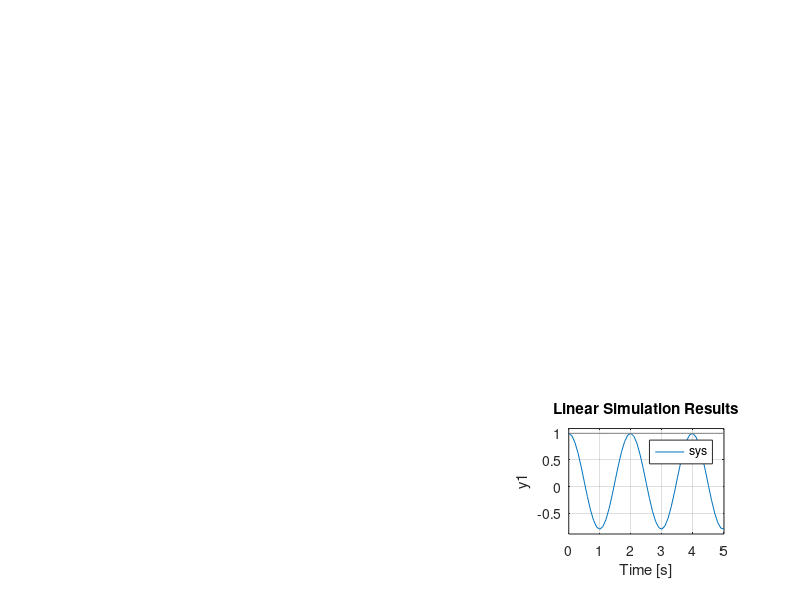

MATLAB code to generate this figure:
function ex_residue

clear all;
close all;

drawResponse(1);
drawResponse(2);
drawResponse(3);

    function drawResponse(number)
        aa=[-11 -2 0];
        c = [1 0];
        x0 = [1 0]';
        
        A = [
            0 1
            -10 aa(number)
            ];
        b = [0 1]';
        d = 0;
        t = 0:0.1:5;
        sys = ss(A,b,c,d);
        
        subplot(3,3,number);
        initial(sys,x0,t);
        
        subplot(3,3,3+number);
        step(sys,t);

        subplot(3,3,6+number);               
        u = zeros(size(t))+1;
        lsim(sys,u,t,x0);       
    end


% num11 = [1 11];
% num12 = 1;
% num21 = -10;
% num22= [1 0];
%
% den = conv([1 10],[1 1]);
%
% Q=[tf(num11,den) tf(num12,den)
%    tf(num21,den) tf(num22,den) ];
%
% [k11,p]=residue(num11,den);
% [k12,p]=residue(num11,den);
% [k21,p]=residue(num11,den);
% [k22,p]=residue(num11,den);
%
% K1= [
%     k11(1) k12(1)
%     k21(1) k22(1)
%     ];
%
% K2= [
%     k11(2) k12(2)
%     k21(2) k22(2)
%     ];
%
% Q
% K1
% K2
% p
% c*Q*x0
% opt = stepDataOptions('StepAmplitude',0);
% step(c*Q*x0,opt);



end